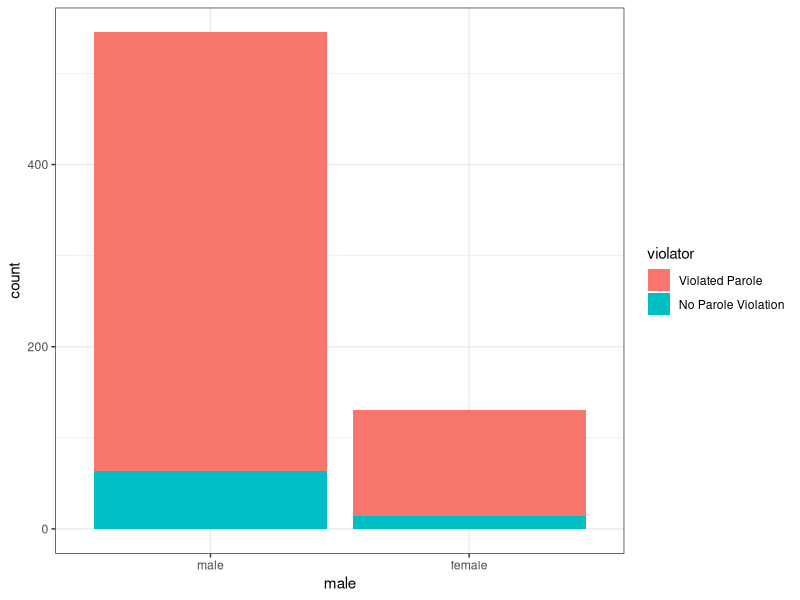
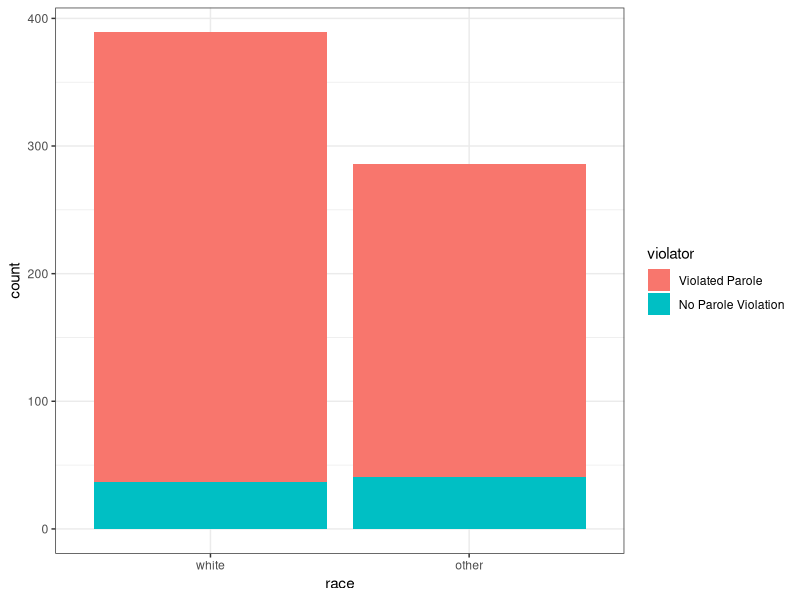
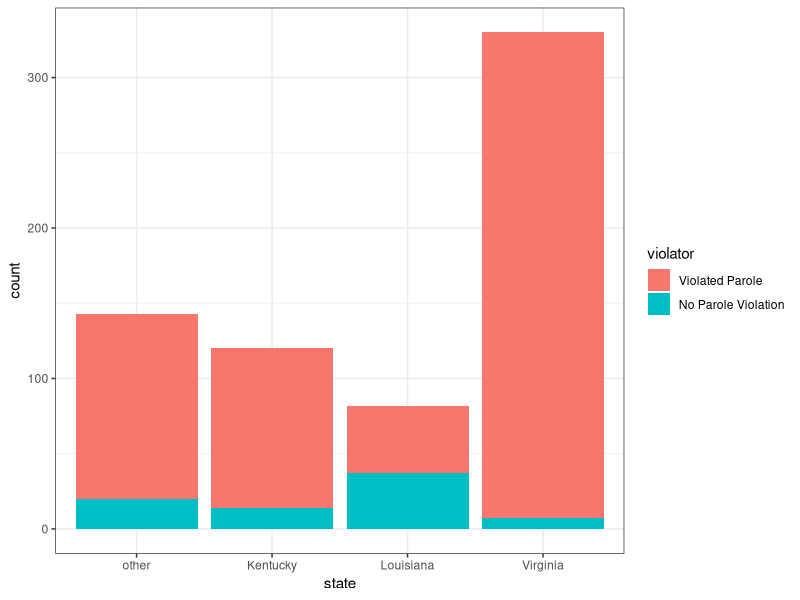
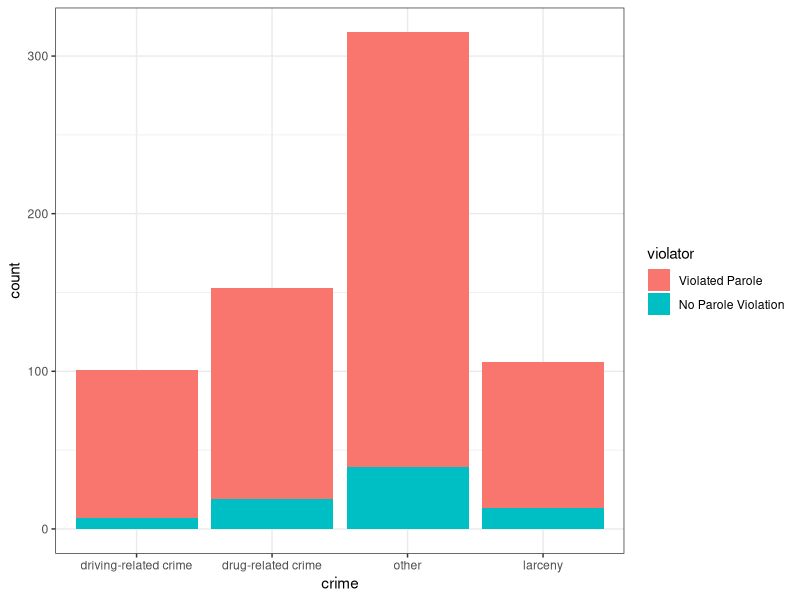
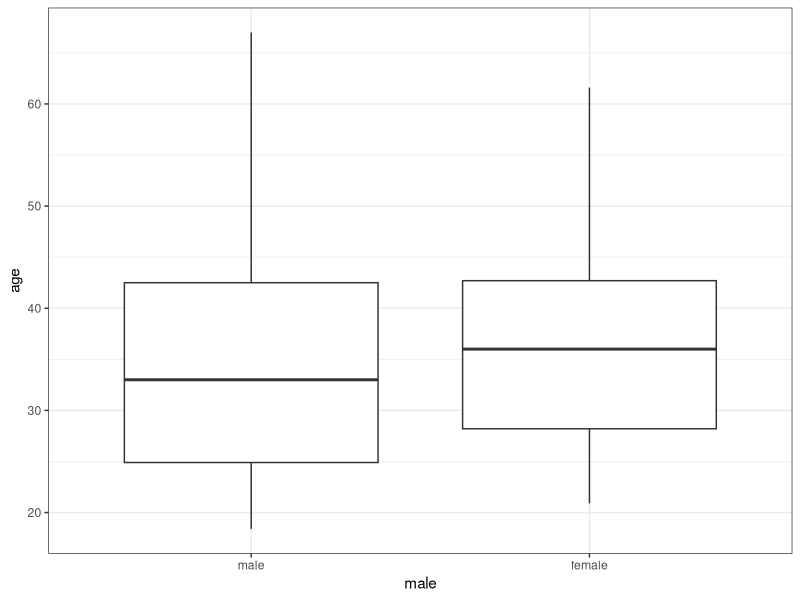
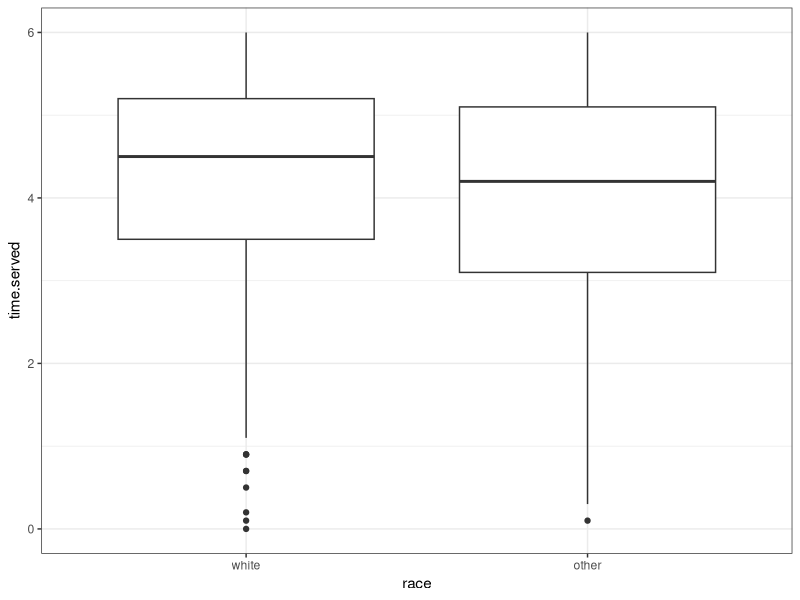
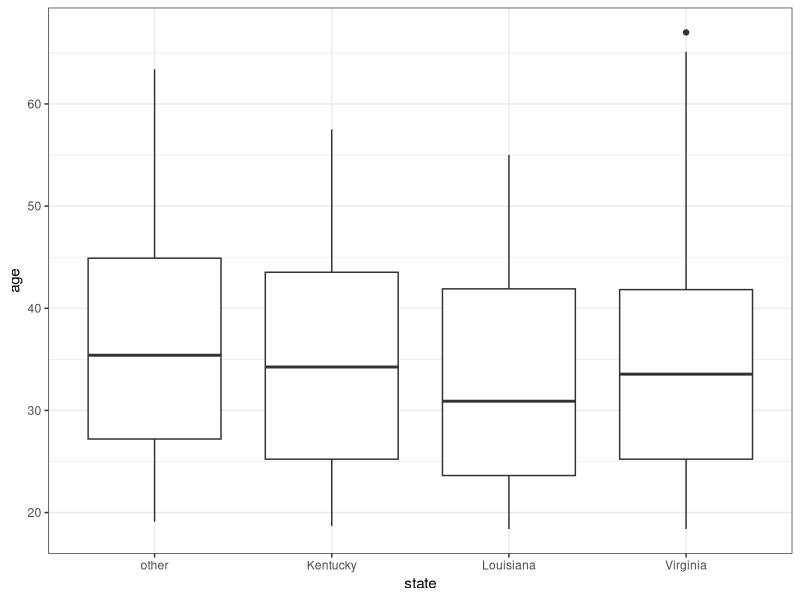
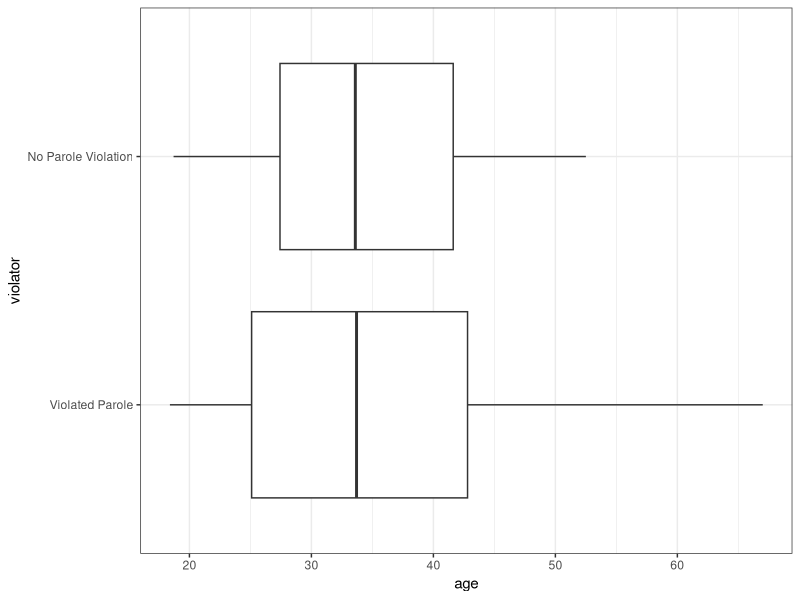

Write R code to recreate these figures, in order.
## ---- chunk 1
library(MASS)
library(tidyverse)
library(caret)
library(ROCR)
library(e1071)
## ---- chunk 2
library(readr)
parole <- read_csv("parole.csv")
parole = as_tibble(parole)

parole = parole %>% mutate(male = as_factor(as.character(male))) %>%
mutate(male = fct_recode(male,
"male" = "1",
"female" = "0"))

parole = parole %>% mutate(race = as_factor(as.character(race))) %>%
mutate(race = fct_recode(race,
"white" = "1",
"other" = "2"))

parole = parole %>% mutate(state = as_factor(as.character(state))) %>%
mutate(state = fct_recode(state,
"other" = "1",
"Kentucky" = "2",
"Louisiana" = "3",
"Virginia" = "4"))

parole = parole %>% mutate(crime = as_factor(as.character(crime))) %>%
mutate(crime = fct_recode(crime,
"other" = "1",
"larceny" = "2",
"drug-related crime" = "3",
"driving-related crime" = "4"))

parole = parole %>% mutate(violator = as_factor(as.character(violator))) %>%
mutate(violator = fct_recode(violator,
"Violated Parole" = "0",
"No Parole Violation" = "1"))

parole = parole %>% drop_na() #drops N/A's
str(parole)


## ---- chunk 3

set.seed(12345)
train.rows = createDataPartition(y = parole$violator, p = 0.7, list =FALSE)
train = slice(parole, train.rows)
test = slice(parole, -train.rows)

## ---- chunk 4
library(ggplot2)

ggplot(parole, aes(x=male, fill = violator)) + geom_bar() + theme_bw()
ggplot(parole, aes(x=race, fill = violator)) + geom_bar() + theme_bw()
ggplot(parole, aes(x=state, fill = violator)) + geom_bar() + theme_bw()
ggplot(parole, aes(x=crime, fill = violator)) + geom_bar() + theme_bw()

## ---- chunk 5
library(ggplot2)

ggplot(parole, aes(x=male, y=age)) + geom_boxplot() + theme_bw()
ggplot(parole, aes(x=race, y=time.served)) + geom_boxplot() + theme_bw()
ggplot(parole, aes(x=state, y=age)) + geom_boxplot() + theme_bw()
ggplot(parole, aes(x=age, y=violator)) + geom_boxplot() + theme_bw()

## ---- chunk 6
t1 = table(parole$violator, parole$multiple.offenses)
prop.table(t1, margin = 2)

t2 = table(parole$violator, parole$max.sentence)
prop.table(t2, margin = 2)

## ---- chunk 7

mod1 = glm(violator ~ state, parole, family = "binomial")
summary(mod1)

## ---- chunk 8

allmod = glm(violator ~., train, family = "binomial")
summary(allmod)

emptymod = glm(violator ~ -1, train, family = "binomial")
summary(emptymod)

## ---- chunk 9
forwardmod = stepAIC(emptymod, direction = "forward", scope=list(upper=allmod, lower=emptymod),trace = TRUE)
summary(forwardmod)
## ---- chunk 10
backmod = stepAIC(allmod, direction = "backward", trace = TRUE)
summary(backmod)
## ---- chunk 11

mod1 = glm(violator ~ state + multiple.offenses + race, train, family = "binomial")
summary(mod1)

## ---- chunk 12
#parolee 1
newdata1 = data.frame(state = "Louisiana", multiple.offenses = 1, race = "white")
predict(mod1, newdata1, type="response")


#parolee 2
newdata2 = data.frame(state = "Kentucky", multiple.offenses = 0, race = "other")#2 stands for "other"
predict(mod1, newdata2, type="response")
## ---- chunk 13
ctrl = trainControl(method = "cv", number = 10)

set.seed(12345)
modKFold = train(violator ~., train, method = "glm", trControl = ctrl)
summary(modKFold)

## ---- chunk 14
predictions = predict(allmod, type = "response")
head(predictions)


ROCRpred = prediction(predictions, train$violator)
ROCRperf = performance(ROCRpred, "tpr", "fpr")
plot(ROCRperf, colorize=TRUE, print.cutoffs.at=seq(0,1,by=0.1), text.adj=c(-0.2,1.7))

as.numeric(performance(ROCRpred, "auc")@y.values)

## ---- chunk 15
opt.cut = function(perf, pred){
    cut.ind = mapply(FUN=function(x, y, p){
        d = (x - 0)^2 + (y-1)^2
        ind = which(d == min(d))
        c(sensitivity = y[[ind]], specificity = 1-x[[ind]], 
            cutoff = p[[ind]])
    }, perf@x.values, perf@y.values, pred@cutoffs)
}
print(opt.cut(ROCRperf, ROCRpred))
## ---- chunk 16
#confusion matrix
t1 = table(train$violator,predictions > .01166761)
t1
## ---- chunk 17
(t1[1,1]+t1[2,2])/nrow(train)
## ---- chunk 18
t1 = table(train$violator,predictions > 0.5)
t1
(t1[1,1]+t1[2,2])/nrow(train)
## ---- chunk 19
t1 = table(train$violator,predictions > 0.6)
t1
(t1[1,1]+t1[2,2])/nrow(train)
## ---- chunk 20
t1 = table(train$violator,predictions > 1)
t1
(t1[1])/nrow(train)
## ---- chunk 21
allmod = glm(violator ~., test, family = "binomial")
summary(allmod)


predictions = predict(allmod, type = "response")

ROCRpred = prediction(predictions, test$violator)
ROCRperf = performance(ROCRpred, "tpr", "fpr")
plot(ROCRperf, colorize=TRUE, print.cutoffs.at=seq(0,1,by=0.1), text.adj=c(-0.2,1.7))

as.numeric(performance(ROCRpred, "auc")@y.values)

## ---- chunk 22
opt.cut = function(perf, pred){
    cut.ind = mapply(FUN=function(x, y, p){
        d = (x - 0)^2 + (y-1)^2
        ind = which(d == min(d))
        c(sensitivity = y[[ind]], specificity = 1-x[[ind]], 
            cutoff = p[[ind]])
    }, perf@x.values, perf@y.values, pred@cutoffs)
}
print(opt.cut(ROCRperf, ROCRpred))
## ---- chunk 23
#confusion matrix
t1 = table(test$violator,predictions > 0.5)
t1

(t1[1,1]+t1[2,2])/nrow(train)
